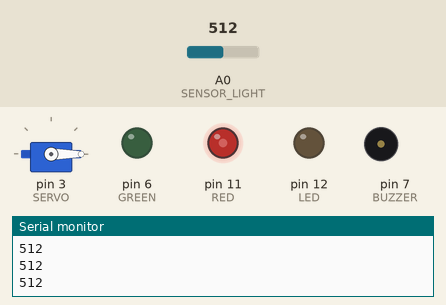
Recording of a sketch running on a simulated Arduino Uno, built with avr-gcc and run on an emulated ATmega328P. Parts: servo, output pins drawn as LEDs (lit = HIGH), buzzer (waves = sounding), the last lines printed to the serial monitor. The test bench sets the inputs (shaded band); at power-on: A0 (SENSOR_LIGHT) = 512.

Above: at 1.2 s.
1.3 s: A0 (SENSOR_LIGHT) set to 590
2.8 s: A0 (SENSOR_LIGHT) set to 609
At 3.5 s:
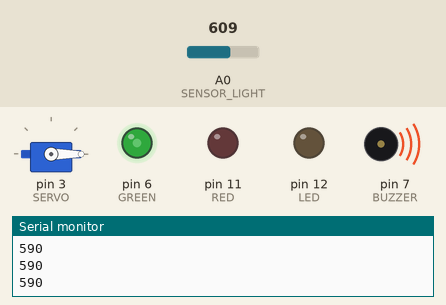
5.8 s: A0 (SENSOR_LIGHT) set to 511
At 7.1 s:
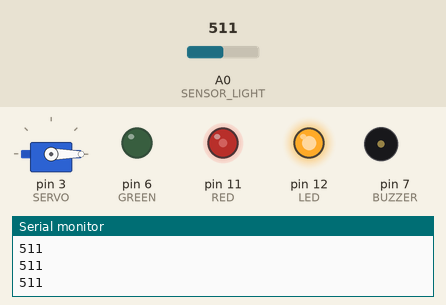
8.2 s: A0 (SENSOR_LIGHT) set to 610
At 8.9 s:
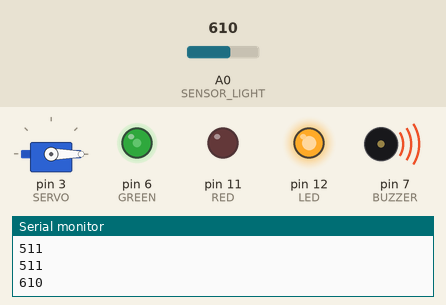
Timing chart, 0 to 12.2 s (numbered marks = the images above; inputs shaded):
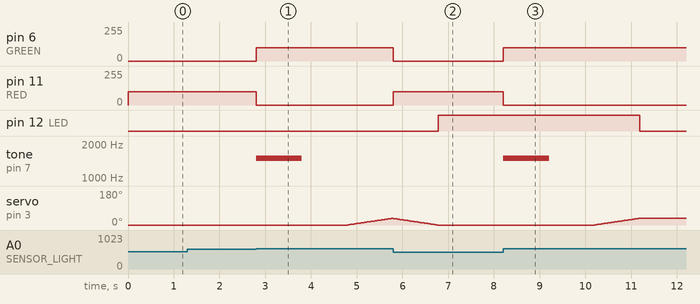

Measured:
- the behaviour switches between 600 and 601 on A0 (SENSOR_LIGHT) (found by bisection; images 0 and 1)
- after the input at 2.8 s, pin 6 (GREEN): 0/255 → 100/255 at once; pin 11 (RED): 100/255 → 0/255 at once; tone on pin 7 (BUZZER): silent → 1500 Hz at once, → silent 1.0 s later; servo on pin 3 (SERVO): moves from 0° to 35° over 0.95 s, starting after 2.0 s
- after the input at 5.8 s, pin 6 (GREEN): 100/255 → 0/255 at once; pin 11 (RED): 0/255 → 100/255 at once; pin 12 (LED): LOW → HIGH after 0.99 s; servo on pin 3 (SERVO): moves from 35° to 0° over 0.95 s, starting at once
- after the input at 8.2 s, pin 6 (GREEN): 0/255 → 100/255 at once; pin 11 (RED): 100/255 → 0/255 at once; pin 12 (LED): HIGH → LOW after 3.0 s; tone on pin 7 (BUZZER): silent → 1500 Hz at once, → silent 1.0 s later; servo on pin 3 (SERVO): moves from 0° to 35° over 0.95 s, starting after 2.0 s

The sketch:

ParkingProject.ino
```cpp
#define RED 11
#define GREEN 6
#define LED 12
#define BUZZER 7
#define SENSOR_LIGHT A0
#define SERVO 3

#include <Servo.h>
Servo servo;

int currentServoAngle = 0;
bool isCarIn = false;

void setup() {
  Serial.begin(9600);
  pinMode(RED, OUTPUT);
  pinMode(GREEN, OUTPUT);
  pinMode(LED, OUTPUT);
  pinMode(SENSOR_LIGHT,INPUT);

  servo.attach(SERVO);
  servo.write(currentServoAngle);

  isCarIn = analogRead(SENSOR_LIGHT) <= 600;

  if (isCarIn) setRGBLed(100, 0);
  else setRGBLed(0, 100);
}

void loop() {
  Serial.println(analogRead(SENSOR_LIGHT));
  mainParking();
}

void setRGBLed(int r,int g)
{
  analogWrite(RED, r);
  analogWrite(GREEN, g);
}

void setLed(int level){
  if (level == 0){
    digitalWrite(LED, LOW);
  }
  else {
    digitalWrite(LED, HIGH);
  }
}

void setBuzzer(int time, int wait,int power){
   for (int i = 0; i < time; i++){
      tone(BUZZER,power);
      delay(wait);
      noTone(BUZZER);
      delay(wait);
   }
}

void moveServo(int targetAngle, int duration) {
  int diff = targetAngle - currentServoAngle;
  int steps = abs(diff);
  int step = diff / steps;
  int delayTime = duration / steps;

  for (int i = 0; i < steps; i++) {
    currentServoAngle += step;
    servo.write(currentServoAngle);
    delay(delayTime);
  }
}


void mainParking() {
  if (analogRead(SENSOR_LIGHT) > 600) {
    if (isCarIn) {
      setRGBLed(0,100);
      setBuzzer(1,1000,1500);
      moveServo(35,1000);
      setLed(0);
      isCarIn = false;
    }
  } else {
    if(!isCarIn){
      setRGBLed(100,0);

      moveServo(0,1000);
      setLed(1);
      isCarIn = true;
    }
  }
}
```
